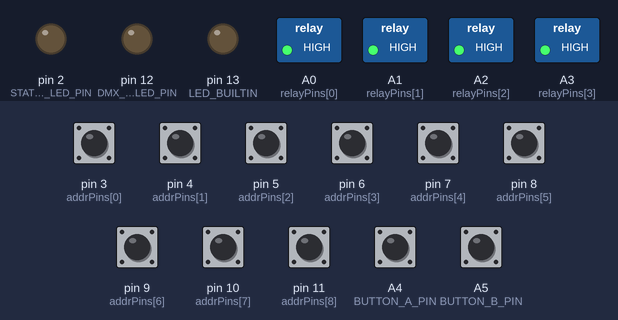
Recording of a sketch running on a simulated Arduino Nano, built with avr-gcc and run on an emulated ATmega328P. Shown: switched loads named in the sketch (green lamp = pin HIGH), output pins drawn as LEDs (lit = HIGH). Dashed ring = blinking. Inputs (shaded band) come from the test bench; at power-on: A4 (BUTTON_A_PIN), A5 (BUTTON_B_PIN), pin 3 (addrPins[0]), pin 4 (addrPins[1]), pin 5 (addrPins[2]), pin 6 (addrPins[3]), pin 7 (addrPins[4]), pin 8 (addrPins[5]), pin 9 (addrPins[6]), pin 10 (addrPins[7]), pin 11 (addrPins[8]) HIGH. Random numbers use the default seed unless the sketch sets one.

Above: at 1.2 s.
1.3 s: A4 (BUTTON_A_PIN) pulled LOW for 3.2 s
At 3.55 s:
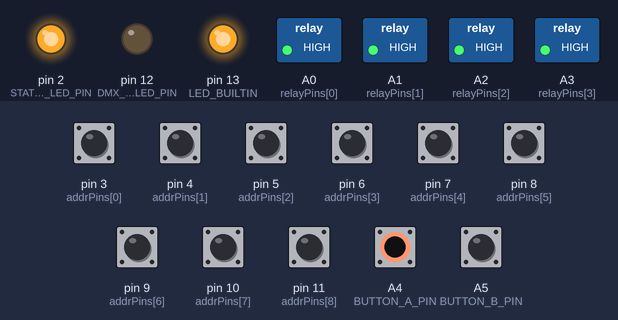
At 4.27 s:
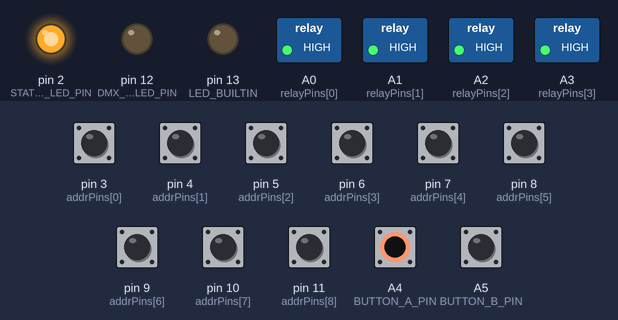
6.0 s: A4 (BUTTON_A_PIN) pulled LOW for 0.15 s
At 7.95 s:
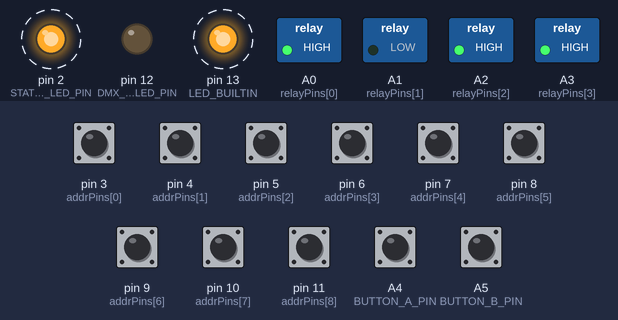
9.0 s: A4 (BUTTON_A_PIN) pulled LOW for 1 s
Timing chart, 0 to 18.0 s (numbered marks = the images above; inputs shaded):
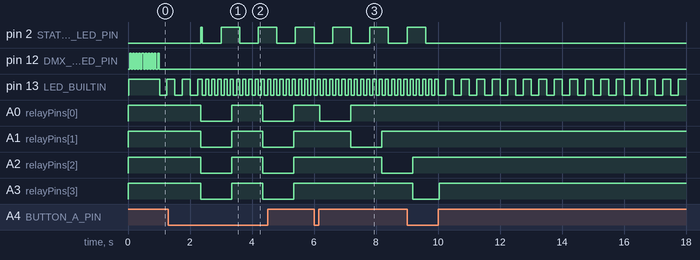

Measured:
- after the input at 1.3 s, pin 2 (STATUS_LED_PIN): LOW → HIGH after 1.0 s, then repeats every 1.2 s: LOW 0.60 s, HIGH 0.60 s; A0 (relayPins[0]), A1 (relayPins[1]), A2 (relayPins[2]), A3 (relayPins[3]): alternates HIGH for 1.0 s and LOW for 1.0 s, starting after 1.0 s
- by itself, pin 12 (DMX_PRESENT_LED_PIN): alternates HIGH for 0.05 s and LOW for 0.05 s, 20 changes in all, then stays LOW

The sketch:

4_port_dmx_switch_v1_3_1.ino
```cpp
#include <DMXSerial.h>

// 4-Port DMX Switch Controller
// version 1.3.1
//
// PCB/perfboard-friendly pinout:
//
// - D3 through D11 are used for the 9 DMX address DIP switches
// - DIP 10 is reserved for hardware RS485 receiver enable/disable
// - Relay outputs moved to A0 through A3
// - Button A moved to A4
// - Button B moved to A5
// - External demo/status LED remains on D2
// - New DMX present LED on D12
// - MAX485 RO still connects to Nano D0/RX
//
// DIP 10 hardware wiring recommendation:
//   MAX485 /RE -> 10k pullup -> 5V
//   MAX485 /RE -> DIP switch 10 -> GND
//   MAX485 DE  -> GND
//
// DIP 10 ON  = RS485 receiver enabled
// DIP 10 OFF = RS485 receiver disabled

// -----------------------------
// Relay pin assignments
// -----------------------------
// A0 through A3 are used as digital output pins.
const uint8_t relayPins[4] = {
  A0, // Relay 1
  A1, // Relay 2
  A2, // Relay 3
  A3  // Relay 4
};

const uint8_t RELAY_COUNT = 4;

// Many 4-relay boards are active LOW.
// If your relays work backwards, swap these two values.
const uint8_t RELAY_ON  = LOW;
const uint8_t RELAY_OFF = HIGH;

// -----------------------------
// Demo/status LED
// Wire as:
//   D2 -> series resistor -> LED anode
//   LED cathode -> GND
//
// Active HIGH:
//   HIGH = LED on
//   LOW  = LED off
// -----------------------------
const uint8_t STATUS_LED_PIN = 2;

// -----------------------------
// DMX present LED
// Wire as:
//   D12 -> series resistor -> LED anode
//   LED cathode -> GND
//
// Active HIGH:
//   HIGH = valid DMX stream present
//   LOW  = no DMX stream
// -----------------------------
const uint8_t DMX_PRESENT_LED_PIN = 12;

// DMX present LED flicker timing.
//10 Hz full blink rate => toggle every ~16.7 ms.
const unsigned long DMX_LED_HALF_PERIOD_US = 50000;
bool dmxLedState = false;
unsigned long lastDmxLedToggleUs = 0;

// -----------------------------
// DIP switch pins
//
// DIP1 = 1
// DIP2 = 2
// DIP3 = 4
// DIP4 = 8
// DIP5 = 16
// DIP6 = 32
// DIP7 = 64
// DIP8 = 128
// DIP9 = 256
//
// DIP switch ON = pin grounded = LOW
//
// DIP 10 is not read by this sketch.
// Use DIP 10 as a hardware enable/disable for the MAX485 /RE line.
// -----------------------------
const uint8_t addrPins[9] = {
  3,  // DIP 1 = address bit 1
  4,  // DIP 2 = address bit 2
  5,  // DIP 3 = address bit 4
  6,  // DIP 4 = address bit 8
  7,  // DIP 5 = address bit 16
  8,  // DIP 6 = address bit 32
  9,  // DIP 7 = address bit 64
  10, // DIP 8 = address bit 128
  11  // DIP 9 = address bit 256
};

const uint8_t ADDR_PIN_COUNT = 9;

// -----------------------------
// Demo mode buttons
//
// Active LOW because both use INPUT_PULLUP.
//
// Button A:
//   A4 - long press enters/exits demo mode
//   A4 - short press selects effect while in demo mode
//
// Button B:
//   A5 - short press selects demo speed while in demo mode
// -----------------------------
const uint8_t BUTTON_A_PIN = A4;
const uint8_t BUTTON_B_PIN = A5;

const unsigned long DEBOUNCE_MS = 40;
const unsigned long BUTTON_A_LONG_PRESS_MS = 1000;

// -----------------------------
// Demo mode timing and effects
// -----------------------------
const unsigned long demoSpeedsMs[6] = {
  1000,
  500,
  400,
  300,
  200,
  100
};

const uint8_t DEMO_SPEED_COUNT = 6;

enum DemoEffect : uint8_t {
  DEMO_CYCLE = 0,
  DEMO_SEQUENCE_LEFT_RIGHT,
  DEMO_SEQUENCE_RIGHT_LEFT,
  DEMO_PING_PONG,
  DEMO_RANDOM,
  DEMO_SOLID_ON,
  DEMO_EFFECT_COUNT
};

struct ButtonState {
  uint8_t pin;
  bool stableState;
  bool lastRawState;
  unsigned long lastRawChangeMs;
  unsigned long pressedAtMs;
  bool longPressFired;
  bool shortPressEvent;
  bool longPressEvent;
};

ButtonState buttonA = {
  BUTTON_A_PIN,
  HIGH,
  HIGH,
  0,
  0,
  false,
  false,
  false
};

ButtonState buttonB = {
  BUTTON_B_PIN,
  HIGH,
  HIGH,
  0,
  0,
  false,
  false,
  false
};

uint16_t startAddress = 1;

bool inDemoMode = false;
DemoEffect currentDemoEffect = DEMO_CYCLE;
uint8_t currentDemoSpeedIndex = 0;

unsigned long lastDemoStepMs = 0;
uint8_t demoStep = 0;
int8_t pingPongDirection = 1;
bool cycleStateOn = true;

// -----------------------------
// Read DIP switch address
//
// Switch ON = pin grounded = LOW
// Switch OFF = internal pullup = HIGH
// -----------------------------
uint16_t readDipAddress()
{
  uint16_t addr = 0;

  for (uint8_t i = 0; i < ADDR_PIN_COUNT; i++) {
    if (digitalRead(addrPins[i]) == LOW) {
      addr |= (1U << i);
    }
  }

  // Valid DMX start address for 4 channels is 1..509.
  if (addr < 1) {
    addr = 1;
  }

  if (addr > 509) {
    addr = 509;
  }

  return addr;
}

// -----------------------------
void allRelaysOff()
{
  for (uint8_t i = 0; i < RELAY_COUNT; i++) {
    digitalWrite(relayPins[i], RELAY_OFF);
  }
}

// -----------------------------
void allRelaysOn()
{
  for (uint8_t i = 0; i < RELAY_COUNT; i++) {
    digitalWrite(relayPins[i], RELAY_ON);
  }
}

// -----------------------------
void setOnlyOneRelayOn(uint8_t relayIndex)
{
  for (uint8_t i = 0; i < RELAY_COUNT; i++) {
    if (i == relayIndex) {
      digitalWrite(relayPins[i], RELAY_ON);
    } else {
      digitalWrite(relayPins[i], RELAY_OFF);
    }
  }
}

// -----------------------------
void setRelayMask(uint8_t mask)
{
  for (uint8_t i = 0; i < RELAY_COUNT; i++) {
    if (mask & (1 << i)) {
      digitalWrite(relayPins[i], RELAY_ON);
    } else {
      digitalWrite(relayPins[i], RELAY_OFF);
    }
  }
}

// -----------------------------
void updateButton(ButtonState &button, unsigned long longPressMs)
{
  button.shortPressEvent = false;
  button.longPressEvent = false;

  const unsigned long now = millis();
  const bool rawState = digitalRead(button.pin);

  if (rawState != button.lastRawState) {
    button.lastRawState = rawState;
    button.lastRawChangeMs = now;
  }

  if ((now - button.lastRawChangeMs) >= DEBOUNCE_MS && rawState != button.stableState) {
    button.stableState = rawState;

    if (button.stableState == LOW) {
      // Button pressed
      button.pressedAtMs = now;
      button.longPressFired = false;
    } else {
      // Button released
      if (!button.longPressFired) {
        button.shortPressEvent = true;
      }
    }
  }

  if (longPressMs > 0 && button.stableState == LOW && !button.longPressFired) {
    if ((now - button.pressedAtMs) >= longPressMs) {
      button.longPressFired = true;
      button.longPressEvent = true;
    }
  }
}

// -----------------------------
void resetDemoPatternState()
{
  lastDemoStepMs = millis();
  demoStep = 0;
  pingPongDirection = 1;
  cycleStateOn = true;

  switch (currentDemoEffect) {
    case DEMO_CYCLE:
      allRelaysOn();
      break;

    case DEMO_SEQUENCE_LEFT_RIGHT:
      setOnlyOneRelayOn(0);
      break;

    case DEMO_SEQUENCE_RIGHT_LEFT:
      setOnlyOneRelayOn(RELAY_COUNT - 1);
      break;

    case DEMO_PING_PONG:
      setOnlyOneRelayOn(0);
      break;

    case DEMO_RANDOM:
      setRelayMask(random(1, 16)); // random non-zero 4-bit pattern
      break;

    case DEMO_SOLID_ON:
      allRelaysOn();
      break;

    default:
      allRelaysOff();
      break;
  }
}

// -----------------------------
void enterDemoMode()
{
  inDemoMode = true;
  currentDemoEffect = DEMO_CYCLE;
  currentDemoSpeedIndex = 0;
  resetDemoPatternState();

  // DMX present LED is off during demo mode.
  digitalWrite(DMX_PRESENT_LED_PIN, LOW);
}

// -----------------------------
void exitDemoMode()
{
  inDemoMode = false;
  allRelaysOff();
  digitalWrite(STATUS_LED_PIN, LOW);
  digitalWrite(DMX_PRESENT_LED_PIN, LOW);
}

// -----------------------------
void nextDemoEffect()
{
  currentDemoEffect = (DemoEffect)((currentDemoEffect + 1) % DEMO_EFFECT_COUNT);
  resetDemoPatternState();
}

// -----------------------------
void nextDemoSpeed()
{
  currentDemoSpeedIndex++;

  if (currentDemoSpeedIndex >= DEMO_SPEED_COUNT) {
    currentDemoSpeedIndex = 0;
  }

  // Restart the current visual step timing immediately so the new speed feels responsive.
  lastDemoStepMs = millis();
}

// -----------------------------
void handleDemoMode()
{
  // Demo mode ignores DMX input for output control.

  // Fast blink built-in LED to show demo mode is active.
  digitalWrite(LED_BUILTIN, (millis() / 100) % 2);

  // External demo/status LED blinks while demo mode is active.
  // About 600 ms on / 600 ms off.
  digitalWrite(STATUS_LED_PIN, (millis() / 600) % 2);

  // DMX present LED is off during demo mode.
  digitalWrite(DMX_PRESENT_LED_PIN, LOW);

  if (buttonA.shortPressEvent) {
    nextDemoEffect();
  }

  if (buttonB.shortPressEvent) {
    nextDemoSpeed();
  }

  const unsigned long now = millis();
  const unsigned long stepMs = demoSpeedsMs[currentDemoSpeedIndex];

  if (currentDemoEffect == DEMO_SOLID_ON) {
    allRelaysOn();
    return;
  }

  if ((now - lastDemoStepMs) < stepMs) {
    return;
  }

  lastDemoStepMs = now;

  switch (currentDemoEffect) {
    case DEMO_CYCLE:
      cycleStateOn = !cycleStateOn;

      if (cycleStateOn) {
        allRelaysOn();
      } else {
        allRelaysOff();
      }
      break;

    case DEMO_SEQUENCE_LEFT_RIGHT:
      demoStep++;

      if (demoStep >= RELAY_COUNT) {
        demoStep = 0;
      }

      setOnlyOneRelayOn(demoStep);
      break;

    case DEMO_SEQUENCE_RIGHT_LEFT:
      demoStep++;

      if (demoStep >= RELAY_COUNT) {
        demoStep = 0;
      }

      setOnlyOneRelayOn((RELAY_COUNT - 1) - demoStep);
      break;

    case DEMO_PING_PONG:
      if (demoStep == 0) {
        pingPongDirection = 1;
      } else if (demoStep >= (RELAY_COUNT - 1)) {
        pingPongDirection = -1;
      }

      demoStep = demoStep + pingPongDirection;
      setOnlyOneRelayOn(demoStep);
      break;

    case DEMO_RANDOM:
      setRelayMask(random(1, 16)); // random non-zero 4-bit pattern
      break;

    case DEMO_SOLID_ON:
    default:
      allRelaysOn();
      break;
  }
}

// -----------------------------
void updateDmxPresentLed(bool dmxPresent)
{
  if (!dmxPresent) {
    dmxLedState = false;
    digitalWrite(DMX_PRESENT_LED_PIN, LOW);
    return;
  }

  unsigned long nowUs = micros();

  if ((unsigned long)(nowUs - lastDmxLedToggleUs) >= DMX_LED_HALF_PERIOD_US) {
    lastDmxLedToggleUs = nowUs;
    dmxLedState = !dmxLedState;
    digitalWrite(DMX_PRESENT_LED_PIN, dmxLedState ? HIGH : LOW);
  }
}

// -----------------------------
void handleDmxMode()
{
  const bool dmxPresent = (DMXSerial.noDataSince() <= 1000);

  // DMX present LED = flicker whenever valid DMX stream is present.
  updateDmxPresentLed(dmxPresent);

  // Demo/status LED is only used for demo mode.
  digitalWrite(STATUS_LED_PIN, LOW);

  // If DMX has been missing for over 1000 ms,
  // fail safe: turn all relays off.
  if (!dmxPresent) {
    allRelaysOff();

    // Blink built-in LED to show no DMX.
    digitalWrite(LED_BUILTIN, (millis() / 250) % 2);
    return;
  }

  // DMX is present.
  digitalWrite(LED_BUILTIN, HIGH);

  // Read 4 consecutive channels starting at startAddress.
  for (uint8_t i = 0; i < RELAY_COUNT; i++) {
    uint8_t dmxValue = DMXSerial.read(startAddress + i);

    if (dmxValue >= 128) {
      digitalWrite(relayPins[i], RELAY_ON);
    } else {
      digitalWrite(relayPins[i], RELAY_OFF);
    }
  }
}

// -----------------------------
void setup()
{
  pinMode(LED_BUILTIN, OUTPUT);

  pinMode(STATUS_LED_PIN, OUTPUT);
  digitalWrite(STATUS_LED_PIN, LOW);

  pinMode(DMX_PRESENT_LED_PIN, OUTPUT);
  digitalWrite(DMX_PRESENT_LED_PIN, LOW);

  // Relay outputs
  for (uint8_t i = 0; i < RELAY_COUNT; i++) {
    pinMode(relayPins[i], OUTPUT);
    digitalWrite(relayPins[i], RELAY_OFF);
  }

  // DIP switch inputs
  for (uint8_t i = 0; i < ADDR_PIN_COUNT; i++) {
    pinMode(addrPins[i], INPUT_PULLUP);
  }

  // Demo button inputs
  pinMode(BUTTON_A_PIN, INPUT_PULLUP);
  pinMode(BUTTON_B_PIN, INPUT_PULLUP);

  delay(20); // Let inputs settle.

  startAddress = readDipAddress();

  // Initialize DMX receiver.
  //
  // MAX485 RO connects to Nano D0/RX.
  // MAX485 /RE should be handled by DIP 10 hardware switch.
  // MAX485 DE should be tied to GND for receive-only operation.
  DMXSerial.init(DMXReceiver);

  randomSeed(analogRead(A7));

  allRelaysOff();
}

// -----------------------------
void loop()
{
  updateButton(buttonA, BUTTON_A_LONG_PRESS_MS);
  updateButton(buttonB, 0); // Button B uses short press only.

  if (buttonA.longPressEvent) {
    if (inDemoMode) {
      exitDemoMode();
    } else {
      enterDemoMode();
    }
  }

  if (inDemoMode) {
    handleDemoMode();
  } else {
    handleDmxMode();
  }
}
```
